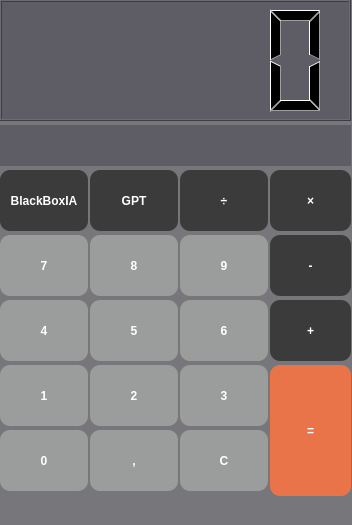
<?xml version="1.0" encoding="UTF-8"?>
<ui version="4.0">
 <class>CalculadoraWindow</class>
 <widget class="QMainWindow" name="CalculadoraWindow">
  <property name="geometry">
   <rect>
    <x>0</x>
    <y>0</y>
    <width>352</width>
    <height>525</height>
   </rect>
  </property>
  <property name="windowTitle">
   <string>Calculadora Foda</string>
  </property>
  <property name="styleSheet">
   <string notr="true">background-color: rgb(119, 118, 123);</string>
  </property>
  <widget class="QWidget" name="centralwidget">
   <widget class="QLCDNumber" name="lcdNumber">
    <property name="geometry">
     <rect>
      <x>0</x>
      <y>0</y>
      <width>351</width>
      <height>121</height>
     </rect>
    </property>
    <property name="font">
     <font>
      <weight>75</weight>
      <bold>true</bold>
     </font>
    </property>
    <property name="styleSheet">
     <string notr="true">background-color: rgb(94, 92, 100);</string>
    </property>
   </widget>
   <widget class="QPushButton" name="btn0">
    <property name="geometry">
     <rect>
      <x>0</x>
      <y>430</y>
      <width>88</width>
      <height>61</height>
     </rect>
    </property>
    <property name="font">
     <font>
      <weight>75</weight>
      <bold>true</bold>
     </font>
    </property>
    <property name="styleSheet">
     <string notr="true">background-color: rgb(155,156,156);
border-radius: 10%;
color: white</string>
    </property>
    <property name="text">
     <string>0</string>
    </property>
   </widget>
   <widget class="QPushButton" name="btnComma">
    <property name="geometry">
     <rect>
      <x>90</x>
      <y>430</y>
      <width>88</width>
      <height>61</height>
     </rect>
    </property>
    <property name="font">
     <font>
      <weight>75</weight>
      <bold>true</bold>
     </font>
    </property>
    <property name="styleSheet">
     <string notr="true">background-color: rgb(155,156,156);
border-radius: 10%;
color: white;</string>
    </property>
    <property name="text">
     <string>,</string>
    </property>
   </widget>
   <widget class="QPushButton" name="btnC">
    <property name="geometry">
     <rect>
      <x>180</x>
      <y>430</y>
      <width>88</width>
      <height>61</height>
     </rect>
    </property>
    <property name="font">
     <font>
      <weight>75</weight>
      <bold>true</bold>
     </font>
    </property>
    <property name="styleSheet">
     <string notr="true">background-color: rgb(155,156,156);
border-radius: 10%;
color: white;</string>
    </property>
    <property name="text">
     <string>C</string>
    </property>
   </widget>
   <widget class="QPushButton" name="btnIgual">
    <property name="geometry">
     <rect>
      <x>270</x>
      <y>365</y>
      <width>81</width>
      <height>131</height>
     </rect>
    </property>
    <property name="font">
     <font>
      <weight>75</weight>
      <bold>true</bold>
     </font>
    </property>
    <property name="styleSheet">
     <string notr="true">background-color: rgb(233,116,74);
border-radius: 10%;
color: white</string>
    </property>
    <property name="text">
     <string>=</string>
    </property>
   </widget>
   <widget class="QPushButton" name="btn3">
    <property name="geometry">
     <rect>
      <x>180</x>
      <y>365</y>
      <width>88</width>
      <height>61</height>
     </rect>
    </property>
    <property name="font">
     <font>
      <weight>75</weight>
      <bold>true</bold>
     </font>
    </property>
    <property name="styleSheet">
     <string notr="true">background-color: rgb(155,156,156);
border-radius: 10%;
color: white</string>
    </property>
    <property name="text">
     <string>3</string>
    </property>
   </widget>
   <widget class="QPushButton" name="btn2">
    <property name="geometry">
     <rect>
      <x>90</x>
      <y>365</y>
      <width>88</width>
      <height>61</height>
     </rect>
    </property>
    <property name="font">
     <font>
      <weight>75</weight>
      <bold>true</bold>
     </font>
    </property>
    <property name="styleSheet">
     <string notr="true">background-color: rgb(155,156,156);
border-radius: 10%;
color: white</string>
    </property>
    <property name="text">
     <string>2</string>
    </property>
   </widget>
   <widget class="QPushButton" name="btn1">
    <property name="geometry">
     <rect>
      <x>0</x>
      <y>365</y>
      <width>88</width>
      <height>61</height>
     </rect>
    </property>
    <property name="font">
     <font>
      <weight>75</weight>
      <bold>true</bold>
     </font>
    </property>
    <property name="styleSheet">
     <string notr="true">background-color: rgb(155,156,156);
border-radius: 10%;
color: white</string>
    </property>
    <property name="text">
     <string>1</string>
    </property>
   </widget>
   <widget class="QPushButton" name="btn6">
    <property name="geometry">
     <rect>
      <x>180</x>
      <y>300</y>
      <width>88</width>
      <height>61</height>
     </rect>
    </property>
    <property name="font">
     <font>
      <weight>75</weight>
      <bold>true</bold>
     </font>
    </property>
    <property name="styleSheet">
     <string notr="true">background-color: rgb(155,156,156);
border-radius: 10%;
color: white</string>
    </property>
    <property name="text">
     <string>6</string>
    </property>
   </widget>
   <widget class="QPushButton" name="btn5">
    <property name="geometry">
     <rect>
      <x>90</x>
      <y>300</y>
      <width>88</width>
      <height>61</height>
     </rect>
    </property>
    <property name="font">
     <font>
      <weight>75</weight>
      <bold>true</bold>
     </font>
    </property>
    <property name="styleSheet">
     <string notr="true">background-color: rgb(155,156,156);
border-radius: 10%;
color: white</string>
    </property>
    <property name="text">
     <string>5</string>
    </property>
   </widget>
   <widget class="QPushButton" name="btn9">
    <property name="geometry">
     <rect>
      <x>180</x>
      <y>235</y>
      <width>88</width>
      <height>61</height>
     </rect>
    </property>
    <property name="font">
     <font>
      <weight>75</weight>
      <bold>true</bold>
     </font>
    </property>
    <property name="styleSheet">
     <string notr="true">background-color: rgb(155,156,156);
border-radius: 10%;
color: white</string>
    </property>
    <property name="text">
     <string>9</string>
    </property>
   </widget>
   <widget class="QPushButton" name="btn8">
    <property name="geometry">
     <rect>
      <x>90</x>
      <y>235</y>
      <width>88</width>
      <height>61</height>
     </rect>
    </property>
    <property name="font">
     <font>
      <weight>75</weight>
      <bold>true</bold>
     </font>
    </property>
    <property name="styleSheet">
     <string notr="true">background-color: rgb(155,156,156);
border-radius: 10%;
color: white</string>
    </property>
    <property name="text">
     <string>8</string>
    </property>
   </widget>
   <widget class="QPushButton" name="btn7">
    <property name="geometry">
     <rect>
      <x>0</x>
      <y>235</y>
      <width>88</width>
      <height>61</height>
     </rect>
    </property>
    <property name="font">
     <font>
      <weight>75</weight>
      <bold>true</bold>
     </font>
    </property>
    <property name="styleSheet">
     <string notr="true">background-color: rgb(155,156,156);
border-radius: 10%;
color: white</string>
    </property>
    <property name="text">
     <string>7</string>
    </property>
   </widget>
   <widget class="QPushButton" name="BtnDivide">
    <property name="geometry">
     <rect>
      <x>180</x>
      <y>170</y>
      <width>88</width>
      <height>61</height>
     </rect>
    </property>
    <property name="font">
     <font>
      <weight>75</weight>
      <bold>true</bold>
     </font>
    </property>
    <property name="styleSheet">
     <string notr="true">background-color: rgb(59,59,59);
border-radius: 10%;
color: white</string>
    </property>
    <property name="text">
     <string>÷</string>
    </property>
   </widget>
   <widget class="QPushButton" name="btnGpt">
    <property name="geometry">
     <rect>
      <x>90</x>
      <y>170</y>
      <width>88</width>
      <height>61</height>
     </rect>
    </property>
    <property name="font">
     <font>
      <weight>75</weight>
      <bold>true</bold>
     </font>
    </property>
    <property name="styleSheet">
     <string notr="true">background-color: rgb(59,59,59);
border-radius: 10%;
color: white</string>
    </property>
    <property name="text">
     <string>GPT</string>
    </property>
   </widget>
   <widget class="QPushButton" name="btnBlackBox">
    <property name="geometry">
     <rect>
      <x>0</x>
      <y>170</y>
      <width>88</width>
      <height>61</height>
     </rect>
    </property>
    <property name="font">
     <font>
      <weight>75</weight>
      <bold>true</bold>
     </font>
    </property>
    <property name="styleSheet">
     <string notr="true">background-color: rgb(59,59,59);
border-radius: 10%;
color: white</string>
    </property>
    <property name="text">
     <string>BlackBoxIA</string>
    </property>
   </widget>
   <widget class="QPushButton" name="btnVezes">
    <property name="geometry">
     <rect>
      <x>270</x>
      <y>170</y>
      <width>81</width>
      <height>61</height>
     </rect>
    </property>
    <property name="font">
     <font>
      <weight>75</weight>
      <bold>true</bold>
     </font>
    </property>
    <property name="styleSheet">
     <string notr="true">background-color: rgb(59,59,59);
border-radius: 10%;
color: white;</string>
    </property>
    <property name="text">
     <string>×</string>
    </property>
   </widget>
   <widget class="QPushButton" name="btnMenos">
    <property name="geometry">
     <rect>
      <x>270</x>
      <y>235</y>
      <width>81</width>
      <height>61</height>
     </rect>
    </property>
    <property name="font">
     <font>
      <weight>75</weight>
      <bold>true</bold>
     </font>
    </property>
    <property name="styleSheet">
     <string notr="true">background-color: rgb(59,59,59);
border-radius: 10%;
color: white;</string>
    </property>
    <property name="text">
     <string>-</string>
    </property>
   </widget>
   <widget class="QPushButton" name="btnMais">
    <property name="geometry">
     <rect>
      <x>270</x>
      <y>300</y>
      <width>81</width>
      <height>61</height>
     </rect>
    </property>
    <property name="font">
     <font>
      <weight>75</weight>
      <bold>true</bold>
     </font>
    </property>
    <property name="styleSheet">
     <string notr="true">background-color: rgb(59,59,59);
border-radius: 10%;
color: white</string>
    </property>
    <property name="text">
     <string>+</string>
    </property>
   </widget>
   <widget class="QPushButton" name="btn4">
    <property name="geometry">
     <rect>
      <x>0</x>
      <y>300</y>
      <width>88</width>
      <height>61</height>
     </rect>
    </property>
    <property name="font">
     <font>
      <weight>75</weight>
      <bold>true</bold>
     </font>
    </property>
    <property name="styleSheet">
     <string notr="true">background-color: rgb(155,156,156);
border-radius: 10%;
color: white</string>
    </property>
    <property name="text">
     <string>4</string>
    </property>
   </widget>
   <widget class="QLabel" name="label">
    <property name="geometry">
     <rect>
      <x>0</x>
      <y>125</y>
      <width>351</width>
      <height>41</height>
     </rect>
    </property>
    <property name="styleSheet">
     <string notr="true">background-color: rgb(94, 92, 100);</string>
    </property>
    <property name="text">
     <string/>
    </property>
   </widget>
  </widget>
  <widget class="QStatusBar" name="statusbar"/>
 </widget>
 <resources/>
 <connections/>
</ui>
